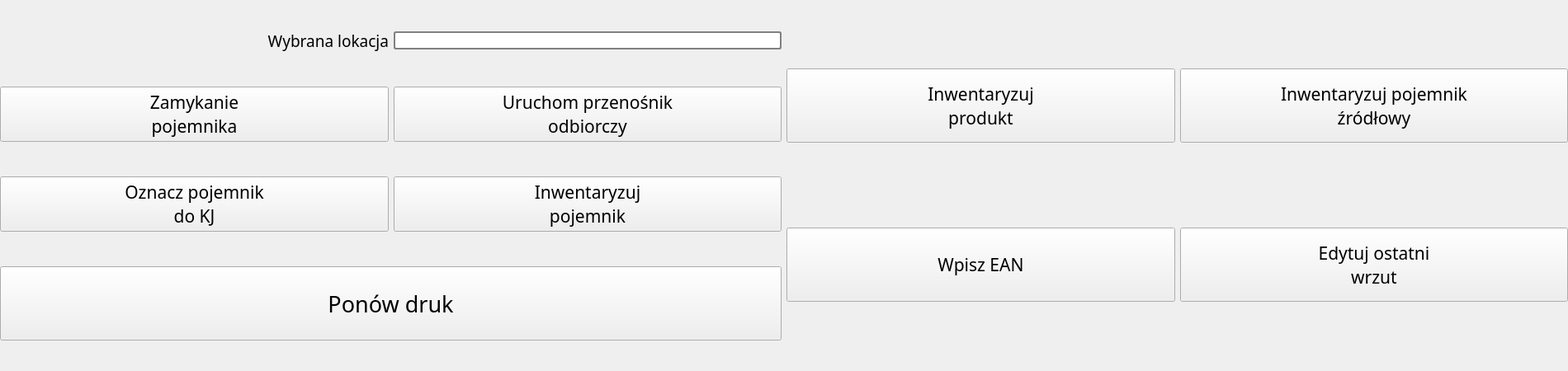
<?xml version="1.0" encoding="UTF-8"?>
<ui version="4.0">
 <class>ActionPanel</class>
 <widget class="QWidget" name="ActionPanel">
  <property name="geometry">
   <rect>
    <x>0</x>
    <y>0</y>
    <width>1900</width>
    <height>450</height>
   </rect>
  </property>
  <property name="windowTitle">
   <string>Form</string>
  </property>
  <layout class="QHBoxLayout" name="horizontalLayout">
   <property name="leftMargin">
    <number>0</number>
   </property>
   <property name="topMargin">
    <number>0</number>
   </property>
   <property name="rightMargin">
    <number>0</number>
   </property>
   <property name="bottomMargin">
    <number>0</number>
   </property>
   <item>
    <layout class="QGridLayout" name="gridLayout">
     <item row="1" column="0">
      <widget class="QPushButton" name="pushButton">
       <property name="sizePolicy">
        <sizepolicy hsizetype="Minimum" vsizetype="Fixed">
         <horstretch>0</horstretch>
         <verstretch>0</verstretch>
        </sizepolicy>
       </property>
       <property name="minimumSize">
        <size>
         <width>0</width>
         <height>55</height>
        </size>
       </property>
       <property name="font">
        <font>
         <family>Segoe UI Semibold</family>
         <pointsize>16</pointsize>
        </font>
       </property>
       <property name="text">
        <string>Zamykanie
pojemnika</string>
       </property>
       <property name="checkable">
        <bool>false</bool>
       </property>
       <property name="checked">
        <bool>false</bool>
       </property>
      </widget>
     </item>
     <item row="3" column="0" colspan="2">
      <widget class="QPushButton" name="pushButton_5">
       <property name="minimumSize">
        <size>
         <width>0</width>
         <height>90</height>
        </size>
       </property>
       <property name="font">
        <font>
         <family>Segoe UI Semibold</family>
         <pointsize>20</pointsize>
        </font>
       </property>
       <property name="text">
        <string>Ponów druk</string>
       </property>
      </widget>
     </item>
     <item row="2" column="1">
      <widget class="QPushButton" name="pushButton_4">
       <property name="minimumSize">
        <size>
         <width>0</width>
         <height>55</height>
        </size>
       </property>
       <property name="font">
        <font>
         <family>Segoe UI Semibold</family>
         <pointsize>16</pointsize>
        </font>
       </property>
       <property name="text">
        <string>Inwentaryzuj
pojemnik</string>
       </property>
      </widget>
     </item>
     <item row="2" column="0">
      <widget class="QPushButton" name="pushButton_3">
       <property name="minimumSize">
        <size>
         <width>0</width>
         <height>55</height>
        </size>
       </property>
       <property name="font">
        <font>
         <family>Segoe UI Semibold</family>
         <pointsize>16</pointsize>
        </font>
       </property>
       <property name="text">
        <string>Oznacz pojemnik
do KJ</string>
       </property>
      </widget>
     </item>
     <item row="1" column="1">
      <widget class="QPushButton" name="pushButton_2">
       <property name="minimumSize">
        <size>
         <width>0</width>
         <height>55</height>
        </size>
       </property>
       <property name="font">
        <font>
         <family>Segoe UI Semibold</family>
         <pointsize>16</pointsize>
        </font>
       </property>
       <property name="text">
        <string>Uruchom przenośnik
odbiorczy</string>
       </property>
      </widget>
     </item>
     <item row="0" column="0">
      <widget class="QLabel" name="label_2">
       <property name="sizePolicy">
        <sizepolicy hsizetype="Preferred" vsizetype="Fixed">
         <horstretch>0</horstretch>
         <verstretch>0</verstretch>
        </sizepolicy>
       </property>
       <property name="font">
        <font>
         <family>Segoe UI Semibold</family>
         <pointsize>14</pointsize>
         <weight>50</weight>
         <bold>false</bold>
        </font>
       </property>
       <property name="text">
        <string>Wybrana lokacja</string>
       </property>
       <property name="alignment">
        <set>Qt::AlignRight|Qt::AlignTrailing|Qt::AlignVCenter</set>
       </property>
      </widget>
     </item>
     <item row="0" column="1">
      <widget class="QLabel" name="label_3">
       <property name="sizePolicy">
        <sizepolicy hsizetype="Preferred" vsizetype="Fixed">
         <horstretch>0</horstretch>
         <verstretch>0</verstretch>
        </sizepolicy>
       </property>
       <property name="font">
        <font>
         <pointsize>12</pointsize>
        </font>
       </property>
       <property name="styleSheet">
        <string notr="true">border: 2px solid gray; border-radius: 3px;background: white;</string>
       </property>
       <property name="text">
        <string/>
       </property>
      </widget>
     </item>
    </layout>
   </item>
   <item>
    <layout class="QGridLayout" name="gridLayout_2"/>
   </item>
   <item>
    <layout class="QGridLayout" name="gridLayout_3">
     <property name="topMargin">
      <number>0</number>
     </property>
     <property name="verticalSpacing">
      <number>20</number>
     </property>
     <item row="0" column="1">
      <widget class="QPushButton" name="pushButton_7">
       <property name="minimumSize">
        <size>
         <width>0</width>
         <height>90</height>
        </size>
       </property>
       <property name="font">
        <font>
         <family>Segoe UI Semibold</family>
         <pointsize>16</pointsize>
        </font>
       </property>
       <property name="text">
        <string>Inwentaryzuj pojemnik
źródłowy</string>
       </property>
      </widget>
     </item>
     <item row="1" column="1">
      <widget class="QPushButton" name="pushButton_8">
       <property name="minimumSize">
        <size>
         <width>0</width>
         <height>90</height>
        </size>
       </property>
       <property name="font">
        <font>
         <family>Segoe UI Semibold</family>
         <pointsize>16</pointsize>
        </font>
       </property>
       <property name="text">
        <string>Edytuj ostatni
wrzut</string>
       </property>
      </widget>
     </item>
     <item row="0" column="0">
      <widget class="QPushButton" name="pushButton_6">
       <property name="minimumSize">
        <size>
         <width>0</width>
         <height>90</height>
        </size>
       </property>
       <property name="font">
        <font>
         <family>Segoe UI Semibold</family>
         <pointsize>16</pointsize>
        </font>
       </property>
       <property name="text">
        <string>Inwentaryzuj
produkt</string>
       </property>
      </widget>
     </item>
     <item row="1" column="0">
      <widget class="QPushButton" name="ean_button">
       <property name="minimumSize">
        <size>
         <width>0</width>
         <height>90</height>
        </size>
       </property>
       <property name="font">
        <font>
         <family>Segoe UI Semibold</family>
         <pointsize>16</pointsize>
        </font>
       </property>
       <property name="text">
        <string>Wpisz EAN</string>
       </property>
      </widget>
     </item>
    </layout>
   </item>
  </layout>
 </widget>
 <resources/>
 <connections/>
</ui>
